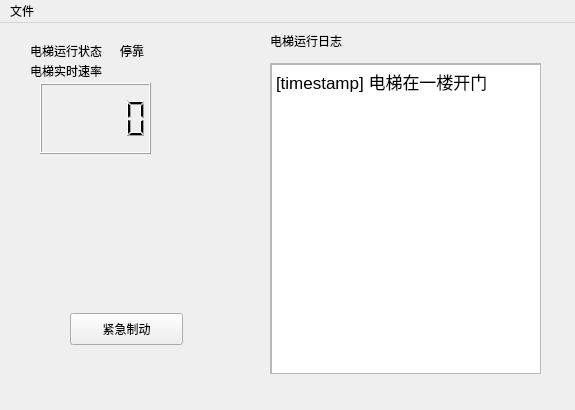
<?xml version="1.0" encoding="UTF-8"?>
<ui version="4.0">
 <class>MainWindow</class>
 <widget class="QMainWindow" name="MainWindow">
  <property name="geometry">
   <rect>
    <x>0</x>
    <y>0</y>
    <width>575</width>
    <height>410</height>
   </rect>
  </property>
  <property name="windowTitle">
   <string>MainWindow</string>
  </property>
  <widget class="QWidget" name="centralWidget">
   <widget class="QLabel" name="label">
    <property name="geometry">
     <rect>
      <x>30</x>
      <y>20</y>
      <width>81</width>
      <height>16</height>
     </rect>
    </property>
    <property name="text">
     <string>电梯运行状态</string>
    </property>
   </widget>
   <widget class="QLabel" name="label_2">
    <property name="geometry">
     <rect>
      <x>120</x>
      <y>20</y>
      <width>60</width>
      <height>16</height>
     </rect>
    </property>
    <property name="text">
     <string>停靠</string>
    </property>
   </widget>
   <widget class="QLabel" name="label_3">
    <property name="geometry">
     <rect>
      <x>30</x>
      <y>40</y>
      <width>81</width>
      <height>16</height>
     </rect>
    </property>
    <property name="text">
     <string>电梯实时速率</string>
    </property>
   </widget>
   <widget class="QLCDNumber" name="lcdNumber">
    <property name="geometry">
     <rect>
      <x>40</x>
      <y>60</y>
      <width>111</width>
      <height>71</height>
     </rect>
    </property>
   </widget>
   <widget class="QScrollArea" name="scrollArea">
    <property name="geometry">
     <rect>
      <x>270</x>
      <y>40</y>
      <width>271</width>
      <height>311</height>
     </rect>
    </property>
    <property name="widgetResizable">
     <bool>true</bool>
    </property>
    <widget class="QWidget" name="scrollAreaWidgetContents">
     <property name="geometry">
      <rect>
       <x>0</x>
       <y>0</y>
       <width>269</width>
       <height>309</height>
      </rect>
     </property>
     <widget class="QTextBrowser" name="textBrowser">
      <property name="geometry">
       <rect>
        <x>0</x>
        <y>0</y>
        <width>271</width>
        <height>311</height>
       </rect>
      </property>
      <property name="html">
       <string>&lt;!DOCTYPE HTML PUBLIC &quot;-//W3C//DTD HTML 4.0//EN&quot; &quot;http://www.w3.org/TR/REC-html40/strict.dtd&quot;&gt;
&lt;html&gt;&lt;head&gt;&lt;meta name=&quot;qrichtext&quot; content=&quot;1&quot; /&gt;&lt;style type=&quot;text/css&quot;&gt;
p, li { white-space: pre-wrap; }
&lt;/style&gt;&lt;/head&gt;&lt;body style=&quot; font-family:'.AppleSystemUIFont'; font-size:13pt; font-weight:400; font-style:normal;&quot;&gt;
&lt;p style=&quot; margin-top:0px; margin-bottom:0px; margin-left:0px; margin-right:0px; -qt-block-indent:0; text-indent:0px;&quot;&gt;[timestamp] 电梯在一楼开门&lt;/p&gt;&lt;/body&gt;&lt;/html&gt;</string>
      </property>
     </widget>
    </widget>
   </widget>
   <widget class="QLabel" name="label_4">
    <property name="geometry">
     <rect>
      <x>270</x>
      <y>10</y>
      <width>81</width>
      <height>16</height>
     </rect>
    </property>
    <property name="text">
     <string>电梯运行日志</string>
    </property>
   </widget>
   <widget class="QPushButton" name="pushButton">
    <property name="geometry">
     <rect>
      <x>70</x>
      <y>290</y>
      <width>113</width>
      <height>32</height>
     </rect>
    </property>
    <property name="text">
     <string>紧急制动</string>
    </property>
   </widget>
  </widget>
  <widget class="QMenuBar" name="menuBar">
   <property name="geometry">
    <rect>
     <x>0</x>
     <y>0</y>
     <width>575</width>
     <height>24</height>
    </rect>
   </property>
   <widget class="QMenu" name="menu">
    <property name="title">
     <string>文件</string>
    </property>
    <addaction name="actionu"/>
   </widget>
   <addaction name="menu"/>
  </widget>
  <action name="actionu">
   <property name="text">
    <string>Export</string>
   </property>
  </action>
 </widget>
 <layoutdefault spacing="6" margin="11"/>
 <resources/>
 <connections/>
</ui>
